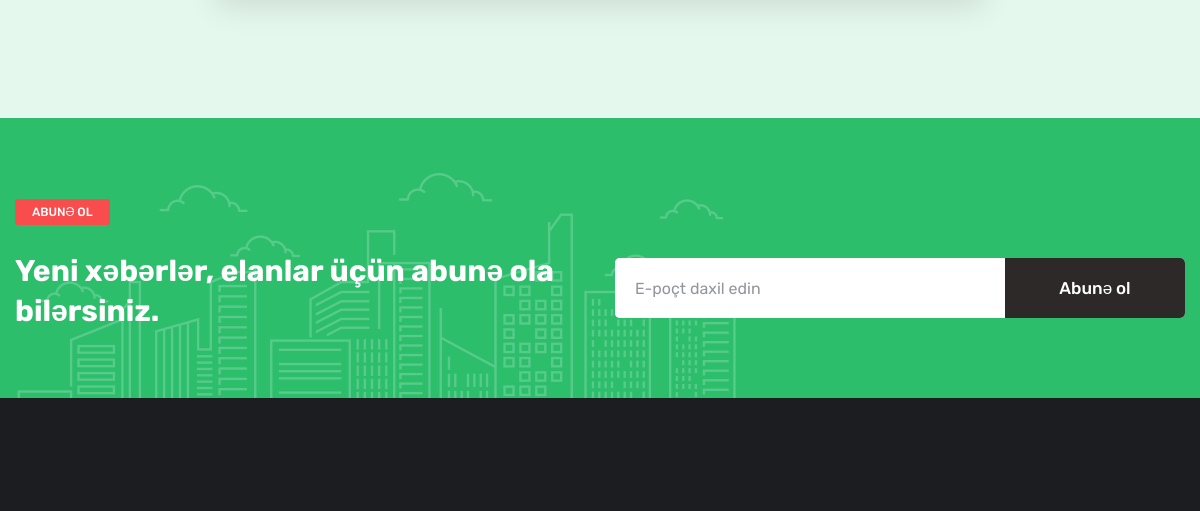
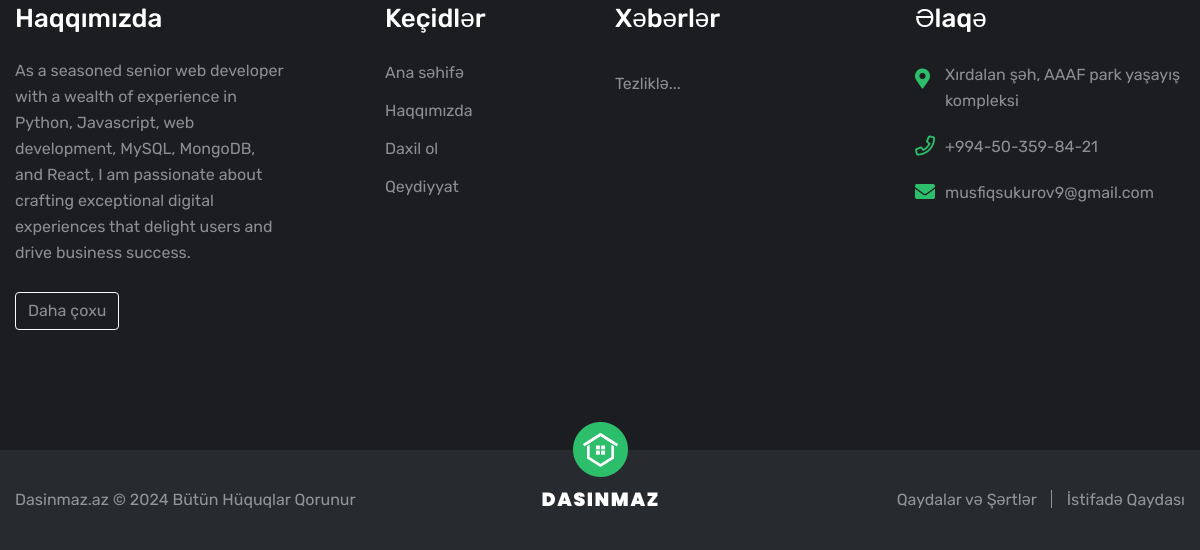
The app's page / (lower part), older data (2 pictures, top to bottom).
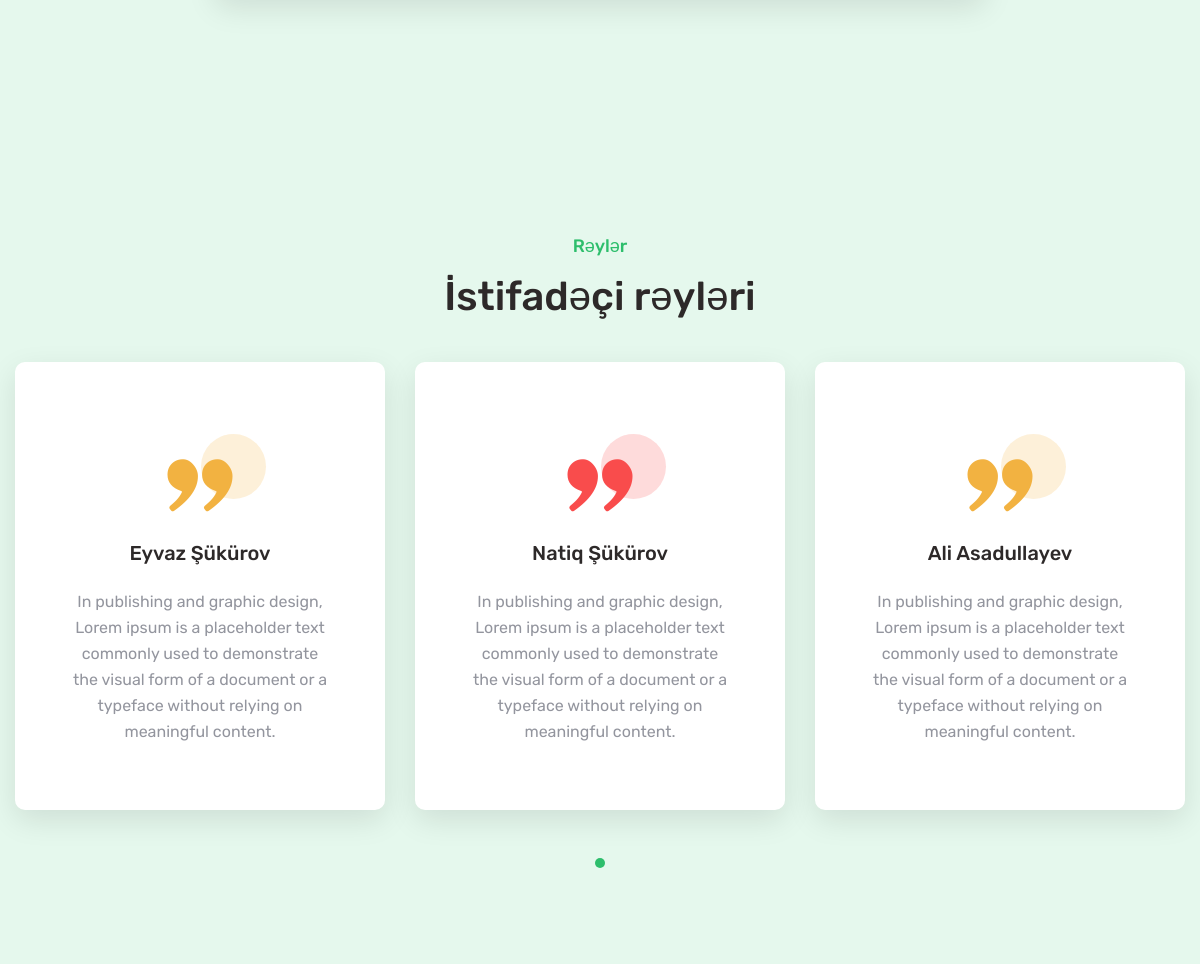
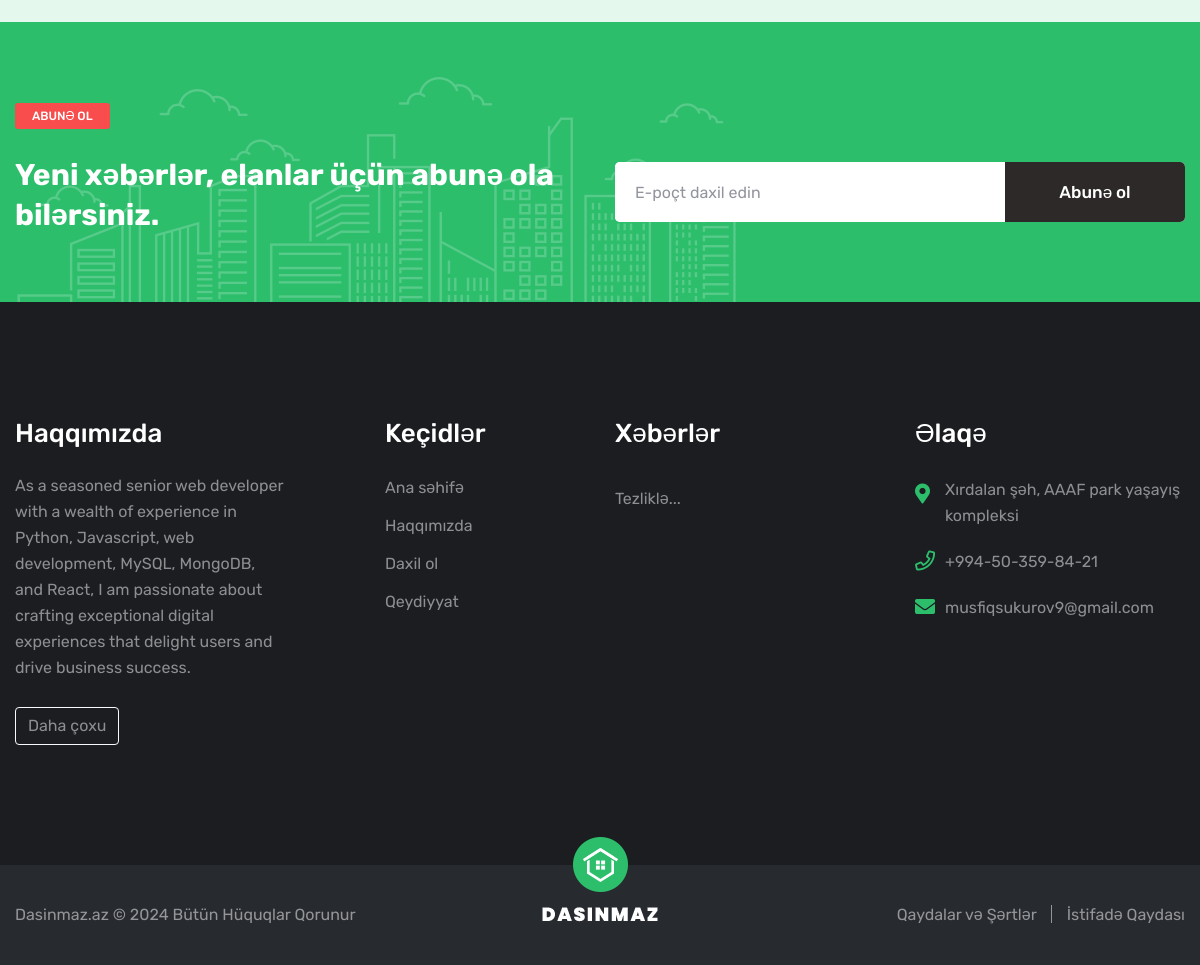
The same page, newer data (2 pictures, top to bottom).
### Testimonial/models.py (models this page shows, shortened)
class Testimonial(models.Model):
    name = models.CharField(max_length = 50, verbose_name = "Ad")
    surname = models.CharField(max_length = 50, verbose_name = "Soyad")
    message = models.TextField(blank = True, null = True, verbose_name = "Mesaj")
    show = models.BooleanField(default=False, verbose_name = "Saytda görülsün")
    created_at = models.DateTimeField(auto_now_add = True)
    updated_at = models.DateTimeField(auto_now = True)
    class Meta:
        verbose_name_plural = "Rəylər"

### Home/views.py (the view, shortened to what this page needs)
# urls.py: path('', include("Home.urls")),
def Home(request):
    data = {}
    sort = request.GET.get("sort", False)
    page = request.GET.get("page", 1)
    try: page = int(page)
    except: page = 1
    if sort == "lifo":
        sort = "-id"
        data["sort"] = "lifo"
    elif sort == "fifo":
        sort = "id"
        data["sort"] = "fifo"
    else:
        sort = "-id"
        data["sort"] = "lifo"
    our_services = Service.objects.all()
    testimonials = Testimonial.objects.filter(show=True)
    if our_services.count() >= 3: data["services"] = our_services
    if testimonials.count() >= 3: data["testimonials"] = testimonials
    if sort: announcements = AnnouncementModel.objects.filter(is_active = True).order_by(sort)
    else: announcements = AnnouncementModel.objects.filter(is_active = True).order_by("-id")
    limit = 6
    total_announcement = announcements.count()
    total_page = 1
    if total_announcement != 0:
        total_page = ceil(total_announcement / limit)
    if page > total_page: return redirect("home-page")
    elif page < 1: return redirect("home-page")
    page_start = (page - 1) * limit
    page_end = page * limit
    page_numbers = []
    if total_page <= 5:
        for page_num in range(1, total_page+1): page_numbers.append(page_num)
    announcements = announcements[page_start:page_end]
    data["announcements"] = announcements
    data["announcements_count"] = total_announcement
    data["aktiv_page"] = page
    data["page_numbers"] = page_numbers
    return render(request, "index.html", context=data)

### Templates/index.html (shortened to what this page needs)
{% extends 'layout.html' %}
{% load static %}
{% block container %}
    {% include 'partials/create-testimonial.html' %}
    {% include 'partials/testimonials.html' %}
    {% include 'partials/subscribe.html' %}
{% endblock container %}

### Templates/layout.html (shortened to what this page needs)
{% load static %}
<!DOCTYPE html>
<html lang="en">
<head>
    <link rel="stylesheet" href="https://cdnjs.cloudflare.com/ajax/libs/font-awesome/6.5.1/css/all.min.css" />
    <link href=" {% static 'css/font-awesome-all.css' %} " rel="stylesheet">
    <link href=" {% static 'css/flaticon.css' %} " rel="stylesheet">
    <link href=" {% static 'css/owl.css' %} " rel="stylesheet">
    <link href=" {% static 'css/bootstrap.css' %} " rel="stylesheet">
    <link href=" {% static 'css/jquery.fancybox.min.css' %} " rel="stylesheet">
    <link href=" {% static 'css/animate.css' %} " rel="stylesheet">
    <link href=" {% static 'css/jquery-ui.css' %} " rel="stylesheet">
    <link href=" {% static 'css/nice-select.css' %} " rel="stylesheet">
    <link href=" {% static 'css/color/theme-color.css' %} " id="jssDefault" rel="stylesheet">
    <link href=" {% static 'css/switcher-style.css' %} " rel="stylesheet">
    <link href=" {% static 'css/style.css' %} " rel="stylesheet">
    <link href=" {% static 'css/responsive.css' %} " rel="stylesheet">
</head>
<body>
    <div class="boxed_wrapper">
        {% block container %}{% endblock container %}
        {% include 'partials/footer.html' %}
    </div>
</body>
</html>

### Templates/partials/header.html (shortened to what this page needs)
{% load static %}

### Templates/partials/mobile-menu.html (shortened to what this page needs)
{% load static %}

### Templates/partials/home-announcements.html (shortened to what this page needs)
{% load static %}
{% load customfilters %}

### Templates/partials/signup-alert.html (shortened to what this page needs)
{% load static %}

### Templates/partials/create-testimonial.html (shortened to what this page needs)
{% load static %}
<section class="ragister-section centred sec-pad bg-color-1">
</section>

### Templates/partials/testimonials.html
{% if testimonials %}
<section class="feature-style-three centred pb-110 bg-color-1">
    <div class="auto-container">
        <div class="sec-title">
            <h5 style="text-transform: capitalize;">Rəylər</h5>
            <h2>İstifadəçi rəyləri</h2>
        </div>
        <div class="three-item-carousel owl-carousel owl-theme owl-nav-none dots-style-one">
            {% for testimonial in testimonials %}
            <div class="feature-block-two">
                <div class="inner-box">
                    <div class="icon-box"><i class="icon-18"></i></div>
                    <h4>{{testimonial.name}} {{testimonial.surname}}</h4>
                    <p>{{testimonial.message}}</p>
                </div>
            </div>
            {% endfor %}
        </div>
    </div>
</section>
{% endif %}

### Templates/partials/subscribe.html (shortened to what this page needs)
{% load static %}
<section class="subscribe-section bg-color-3">
    <div class="pattern-layer" style="background-image: url({% static 'images/shape/shape-2.png' %});"></div>
    <div class="auto-container">
        <div class="row clearfix">
            <div class="col-lg-6 col-md-6 col-sm-12 text-column">
                <div class="text">
                    <span>Abunə ol</span>
                    <h2>Yeni xəbərlər, elanlar üçün abunə ola bilərsiniz.</h2>
                </div>
            </div>
            <div class="col-lg-6 col-md-6 col-sm-12 form-column">
                <div class="form-inner">
                    <form action="{% url 'subscribe-page' %}" method="post" class="subscribe-form">
                        <div class="form-group">
                            <input type="email" name="subscriber_email" placeholder="E-poçt daxil edin" required="" autocomplete="off">
                            <button type="submit">Abunə ol</button>
                        </div>
                    </form>
                </div>
            </div>
        </div>
    </div>
</section>

### Templates/partials/footer.html (shortened to what this page needs)
{% load static %}
{% load i18n %}
<footer class="main-footer">
    <div class="footer-top bg-color-2">
        <div class="auto-container">
            <div class="row clearfix">
                <div class="col-lg-3 col-md-6 col-sm-12 footer-column">
                    <div class="footer-widget about-widget">
                        <div class="widget-title">
                            <h3>Haqqımızda</h3>
                        </div>
                        <div class="text" id="short-description" style="color: rgba(255,255,255,0.5);">
                        </div>
                    </div>
                </div>
                <div class="col-lg-3 col-md-6 col-sm-12 footer-column">
                    <div class="footer-widget links-widget ml-70">
                        <div class="widget-title">
                            <h3>Keçidlər</h3>
                        </div>
                        <div class="widget-content">
                            <ul class="links-list class">
                                <li><a href="{% url 'home-page' %}">Ana səhifə</a></li>
                                <li><a href="{% url 'about-page' %}">Haqqımızda</a></li>
                                {% if not request.user.is_authenticated %}
                                    <li><a href="{% url 'sign-in-page' %}">Daxil ol</a></li>
                                    <li><a href="{% url 'sign-up-page' %}">Qeydiyyat</a></li>
                                {% else %}
                                    <li><a href="{% url 'my-account' %}">Hesabım</a></li>
                                    <li><a href="{% url 'sign-out-page' %}">Çıxış et</a></li>
                                {% endif %}
                            </ul>
                        </div>
                    </div>
                </div>
                <div class="col-lg-3 col-md-6 col-sm-12 footer-column">
                    <div class="footer-widget post-widget " id="news-container" style="color: rgba(255,255,255,0.5);">
                    </div>
                </div>
                <div class="col-lg-3 col-md-6 col-sm-12 footer-column">
                    <div class="footer-widget contact-widget">
                        <div class="widget-title">
                            <h3>Əlaqə</h3>
                        </div>
                        <div class="widget-content">
                            <ul class="info-list clearfix">
                                <li id="footer-location"></li>
                                <li><i class="far fa-phone"></i><a href="" id="footer-phone-1"></a></li>
                                <li><i class="fas fa-envelope"></i><a href="" id="footer-email-1"></a></li>
                            </ul>
                        </div>
                    </div>
                </div>
            </div>
        </div>
    </div>
    <div class="footer-bottom">
        <div class="auto-container">
            <div class="inner-box clearfix">
                <figure class="footer-logo"><a href="{% url 'home-page' %}"><img src="{% static 'images/footer-logo.png' %}" alt=""></a>
                </figure>
                <div class="copyright pull-left">
                    <p>
                        <a href="{% url 'home-page' %}">Dasinmaz.az</a>
                        &copy;
                        Bütün Hüquqlar Qorunur
                    </p>
                </div>
                <ul class="footer-nav pull-right clearfix">
                    <li><a href="{% url 'rules-page' %}">Qaydalar və Şərtlər</a></li>
                    <li><a href="{% url 'usage-rules-page' %}">İstifadə Qaydası</a></li>
                </ul>
            </div>
        </div>
    </div>
</footer>

### Static/css/color/theme-color.css (style rules this page uses)
.sec-title h5 { color: #2dbe6c; }
.bg-color-3 { background-color: #2dbe6c; }
.footer-top .contact-widget .info-list li i { color: #2dbe6c; }
.owl-item:nth-child(2n+1) .feature-block-two .inner-box .icon-box { color: #2dbe6c; }
.owl-item:nth-child(2n+1) .feature-block-two .inner-box .icon-box:before { background-color: #2dbe6c; }

Row changes from the older to the newer data that the page shows:
added Testimonial: name "Eyvaz", surname "Şükürov", message "In publishing and graphic design, Lorem ipsum is a placeholder text commonly used to demonstrate the visual form of a document or a typeface without relying on meaningful content."
added Testimonial: name "Natiq", surname "Şükürov", message "In publishing and graphic design, Lorem ipsum is a placeholder text commonly used to demonstrate the visual form of a document or a typeface without relying on meaningful content."
added Testimonial: name "Ali", surname "Asadullayev", message "In publishing and graphic design, Lorem ipsum is a placeholder text commonly used to demonstrate the visual form of a document or a typeface without relying on meaningful content."
Text that changed along with them:
text now shown: "Rəylər İstifadəçi rəyləri"
